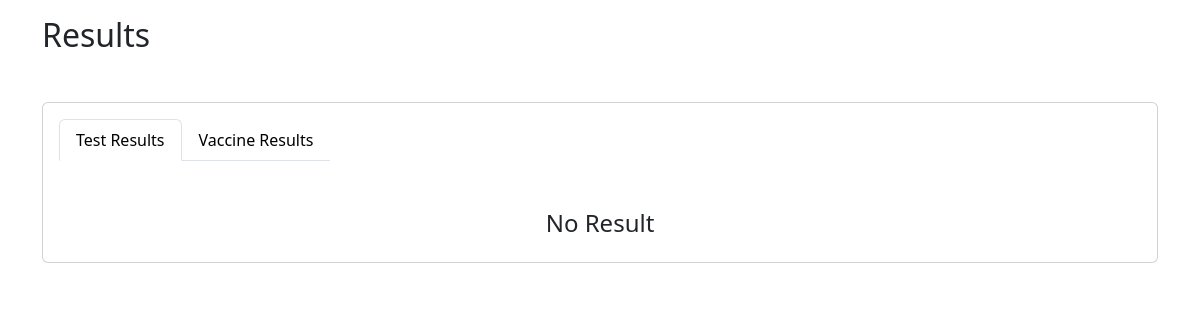
The app's page /user/result.php (signed in), older data.
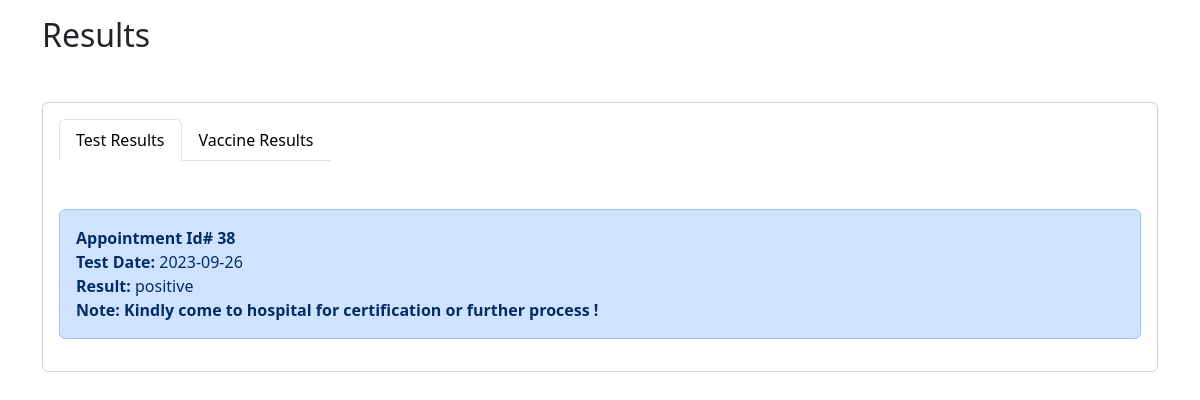
The same page, newer data.
### tables this page shows
CREATE TABLE `test_result` (
  `id` bigint(20) NOT NULL,
  `type` varchar(20) DEFAULT NULL,
  `vaccine` varchar(50) DEFAULT NULL,
  `test_date` date DEFAULT NULL,
  `result` varchar(60) DEFAULT NULL,
  `appointment_id` bigint(20) DEFAULT NULL
);

### user/result.php (the view, shortened to what this page needs)
<!DOCTYPE html>
<html lang="en">
<head>
    <?php
    include('connection.php');
    ?>
    <link href="https://cdn.jsdelivr.net/npm/bootstrap@5.3.1/dist/css/bootstrap.min.css" rel="stylesheet">
    <link rel="stylesheet" href="https://cdn.jsdelivr.net/npm/bootstrap-icons@1.10.5/font/bootstrap-icons.css">
    <link href="https://cdnjs.cloudflare.com/ajax/libs/toastr.js/2.0.1/css/toastr.css" rel="stylesheet" />
</head>
<body>
    <?php
    if (isset($_SESSION['f_name'])) {
        $getUser = $_SESSION['f_name'];
        $userQuery = "SELECT * FROM users WHERE email_phone = '$getUser'";
        $resUserQuery = mysqli_query($conn, $userQuery);
        $userData = mysqli_fetch_assoc($resUserQuery);
        $userId = $userData['id'];
    } else {
        echo '<script type="text/javascript">window.location.href = "auth.php";</script>';
    }
    ?>
    <div class="content container">
        <div class="pt-3">
            <h3 class="h2 mb-0 text-capitalize d-flex align-items-center gap-2">
                Results
            </h3>
        </div>
        <div class="row mt-5">
            <div class="col-md-12">
                <div class="card">
                    <div class="card-body">
                        <div class="d-flex justify-content-between">
                            <ul class="nav nav-tabs" id="myTab" role="tablist">
                                <li class="nav-item" role="presentation">
                                    <button class="nav-link text-black active" id="username-tab" data-bs-toggle="tab" data-bs-target="#username" type="button" role="tab" aria-controls="username" aria-selected="true">Test Results</button>
                                </li>
                                <li class="nav-item" role="presentation">
                                    <button class="nav-link text-black" id="password-tab" data-bs-toggle="tab" data-bs-target="#passwordTab" type="button" role="tab" aria-controls="passwordTab" aria-selected="false">Vaccine Results</button>
                                </li>
                            </ul>
                        </div>
                        <div class="tab-content">
                            <div class="tab-pane active" id="username" role="tabpanel" aria-labelledby="username-tab" tabindex="0">
                                <div class="mt-5">
                                    <?php
                                    $testQuery = "SELECT test_result.*, test_request.user_id AS user_id
                                    FROM test_result
                                    INNER JOIN test_request ON test_result.appointment_id = test_request.id
                                    WHERE test_request.type = 'test' AND user_id = '$userId'";
                                    $res = mysqli_query($conn, $testQuery);
                                    if (mysqli_num_rows($res) != 0) {
                                        while ($data = mysqli_fetch_assoc($res)) {
                                            echo '
                                            <div class="alert alert-primary
                                            " role="alert">
                                                <span class="fw-bold">Appointment Id# ' . $data['appointment_id'] . '</span><br>
                                                <div>
                                                    <span class="fw-bold">Test Date: </span>
                                                    <span>'.$data['test_date'].' </span>
                                                </div>
                                                <div>
                                                    <span class="fw-bold">Result: </span>
                                                    <span>'.$data['result'].'</span>
                                                </div>
                                                <div>
                                                    <span class="fw-bold">Note:</span>
                                                    <span class="fw-semibold">Kindly come to hospital for certification or further process !</span>
                                                </div>
                                            </div>
                                            ';
                                        }
                                    } else {
                                        echo '
                                        <h4 class="text-center">No Result</h4>
                                        ';
                                    }
                                    ?>
                                </div>
                            </div>
                        </div>
                    </div>
                </div>
            </div>
        </div>
    </div>
</body>
</html>

Row changes from the older to the newer data that the page shows:
added test_result: appointment "38", test_date "2023-09-26", result "positive"
Text that changed along with them:
text no longer shown: "No Result"
